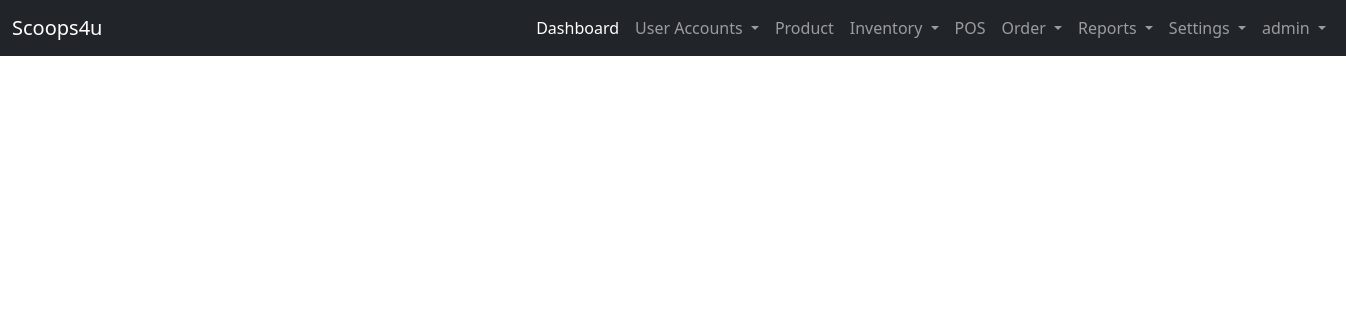
The app's page /user-site/list-inquiry/ (signed in), older data.
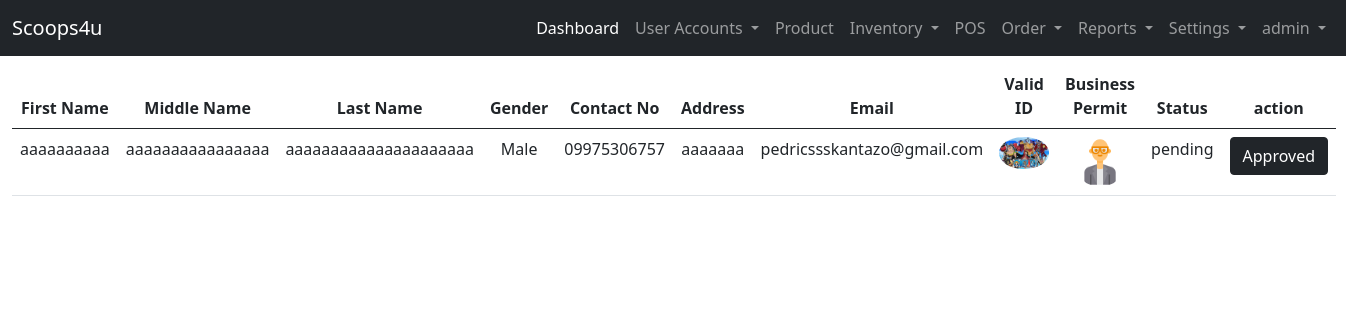
The same page, newer data.
### admin_site/models.py (models this page shows, shortened)
class Reseller(models.Model):
    STATUS = (("pending","pending"),("active","active"),("inactive","inactive"))
    BOOLCHOICE = (("Male","Male"),("Female","Female"))
    reseller_fname =models.CharField(max_length=200, verbose_name='First Name')
    reseller_mname =models.CharField(max_length=200, verbose_name='Middle Name')
    reseller_lname =models.CharField(max_length=200, verbose_name='Last Name')
    reseller_gender = models.CharField(max_length = 50,choices=BOOLCHOICE, verbose_name='Gender')
    reseller_contact =models.CharField(max_length = 12, verbose_name='Contact Number')
    reseller_address =models.TextField(null=False, verbose_name='Address')
    reseller_email =models.EmailField(unique=True, max_length=200, verbose_name='Email')
    reseller_id =models.ImageField( upload_to=image_path, verbose_name='valid id')
    reseller_businessp =models.ImageField( upload_to=image_path,verbose_name='business id')
    reseller_status =models.CharField(max_length=200, null=True, choices=STATUS, verbose_name='Status')

### admin_site/views.py (the view)
# urls.py: path('list-inquiry/', views.list_inquiry, name='list_inquiry'),
@login_required(login_url='landing_page:login')
def list_inquiry(request):
    list_inquiry = Reseller.objects.order_by('-id').filter(reseller_status = "pending")
    context = {'list_inquiry':list_inquiry}
    return render(request, 'admin_site/user/list_inquiry.html', context)

### templates/admin_site/user/list_inquiry.html
{% extends 'admin_site/base.html' %}
{% block template %}
    {% if list_inquiry %}
    <table class="table table-hover text-center">
        <thead>
            <tr>
                <th>First Name</th>
                <th>Middle Name</th>
                <th>Last Name</th>
                <th>Gender</th>
                <th>Contact No</th>
                <th>Address</th>
                <th>Email</th>
                <th>Valid ID</th>
                <th>Business Permit</th>
                <th>Status</th>
                <th>action</th>
            </tr>
            <tbody>
                {% for list in list_inquiry %}
                <tr>
                    <td>{{ list.reseller_fname }}</td>
                    <td>{{ list.reseller_mname }}</td>
                    <td>{{ list.reseller_lname }}</td>
                    <td>{{ list.reseller_gender }}</td>
                    <td>{{ list.reseller_contact }}</td>
                    <td>{{ list.reseller_address }}</td>
                    <td>{{ list.reseller_email }}</td>
                    <td><a href="{% url 'admin_site:viewingpic_vid' list.id %}"><img src="/media/{{ list.reseller_id}}" alt="Valid-ID" width="50" class="rounded-circle"></a></td>
                    <td><a href="{% url 'admin_site:viewingpic_bpermit' list.id %}"><img src="/media/{{ list.reseller_businessp}}" alt="Valid-ID" width="50" class="rounded-circle"></a></td>
                    <td>{{ list.reseller_status }}</td>
                    <td><a href="{% url 'admin_site:register' list.id %}" class="btn btn-dark">Approved</a></td>
                </tr>
                {% endfor %}
            </tbody>
        </thead>
    </table>
    {% endif %}
{% endblock template %}

Row changes from the older to the newer data that the page shows:
added Reseller: reseller_fname "aaaaaaaaaa", reseller_mname "aaaaaaaaaaaaaaaa", reseller_lname "aaaaaaaaaaaaaaaaaaaaa", reseller_gender "Male", reseller_contact "09975306757", reseller_address "aaaaaaa", reseller_email "pedricssskantazo@gmail.com", reseller_id (picture), reseller_businessp (picture), reseller_status "pending"
Text that changed along with them:
text now shown: "First Name Middle Name Last Name Gender Contact No Address Email Valid ID Business Permit Status action"
